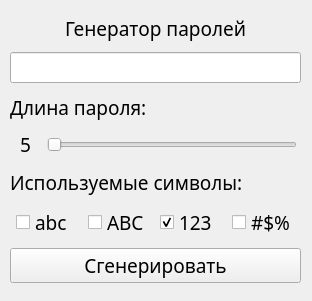
<?xml version="1.0" encoding="UTF-8"?>
<ui version="4.0">
 <class>MainClass</class>
 <widget class="QMainWindow" name="MainClass">
  <property name="geometry">
   <rect>
    <x>0</x>
    <y>0</y>
    <width>312</width>
    <height>301</height>
   </rect>
  </property>
  <property name="windowTitle">
   <string>Генератор паролей</string>
  </property>
  <property name="windowIcon">
   <iconset>
    <normaloff>internet_lock_locked_padlock_password_secure_security_icon_127100.ico</normaloff>internet_lock_locked_padlock_password_secure_security_icon_127100.ico</iconset>
  </property>
  <widget class="QWidget" name="centralwidget">
   <widget class="QWidget" name="gridLayoutWidget">
    <property name="geometry">
     <rect>
      <x>10</x>
      <y>10</y>
      <width>291</width>
      <height>281</height>
     </rect>
    </property>
    <layout class="QGridLayout" name="gridLayout">
     <item row="4" column="0">
      <widget class="QLabel" name="label_5">
       <property name="sizePolicy">
        <sizepolicy hsizetype="Maximum" vsizetype="Maximum">
         <horstretch>0</horstretch>
         <verstretch>0</verstretch>
        </sizepolicy>
       </property>
       <property name="maximumSize">
        <size>
         <width>250</width>
         <height>30</height>
        </size>
       </property>
       <property name="font">
        <font>
         <family>Century Gothic</family>
         <pointsize>14</pointsize>
        </font>
       </property>
       <property name="text">
        <string>Используемые символы:</string>
       </property>
      </widget>
     </item>
     <item row="2" column="0">
      <widget class="QLabel" name="label_3">
       <property name="sizePolicy">
        <sizepolicy hsizetype="Maximum" vsizetype="Maximum">
         <horstretch>0</horstretch>
         <verstretch>0</verstretch>
        </sizepolicy>
       </property>
       <property name="maximumSize">
        <size>
         <width>250</width>
         <height>30</height>
        </size>
       </property>
       <property name="font">
        <font>
         <family>Century Gothic</family>
         <pointsize>14</pointsize>
        </font>
       </property>
       <property name="text">
        <string>Длина пароля:</string>
       </property>
      </widget>
     </item>
     <item row="3" column="0">
      <layout class="QHBoxLayout" name="horizontalLayout">
       <item>
        <widget class="QLabel" name="labelForSlider">
         <property name="sizePolicy">
          <sizepolicy hsizetype="Maximum" vsizetype="Maximum">
           <horstretch>0</horstretch>
           <verstretch>0</verstretch>
          </sizepolicy>
         </property>
         <property name="maximumSize">
          <size>
           <width>25</width>
           <height>30</height>
          </size>
         </property>
         <property name="font">
          <font>
           <family>Century Gothic</family>
           <pointsize>14</pointsize>
          </font>
         </property>
         <property name="text">
          <string>5</string>
         </property>
         <property name="alignment">
          <set>Qt::AlignCenter</set>
         </property>
        </widget>
       </item>
       <item>
        <widget class="QSlider" name="slider">
         <property name="sizePolicy">
          <sizepolicy hsizetype="Maximum" vsizetype="Maximum">
           <horstretch>0</horstretch>
           <verstretch>0</verstretch>
          </sizepolicy>
         </property>
         <property name="maximumSize">
          <size>
           <width>250</width>
           <height>16777215</height>
          </size>
         </property>
         <property name="minimum">
          <number>5</number>
         </property>
         <property name="maximum">
          <number>25</number>
         </property>
         <property name="singleStep">
          <number>1</number>
         </property>
         <property name="pageStep">
          <number>1</number>
         </property>
         <property name="value">
          <number>5</number>
         </property>
         <property name="sliderPosition">
          <number>5</number>
         </property>
         <property name="tracking">
          <bool>true</bool>
         </property>
         <property name="orientation">
          <enum>Qt::Horizontal</enum>
         </property>
         <property name="invertedAppearance">
          <bool>false</bool>
         </property>
         <property name="invertedControls">
          <bool>false</bool>
         </property>
        </widget>
       </item>
      </layout>
     </item>
     <item row="1" column="0">
      <widget class="QLineEdit" name="lineEditPassword">
       <property name="font">
        <font>
         <family>Century Gothic</family>
         <pointsize>12</pointsize>
        </font>
       </property>
       <property name="alignment">
        <set>Qt::AlignCenter</set>
       </property>
       <property name="readOnly">
        <bool>true</bool>
       </property>
      </widget>
     </item>
     <item row="0" column="0">
      <widget class="QLabel" name="label_2">
       <property name="sizePolicy">
        <sizepolicy hsizetype="Maximum" vsizetype="Maximum">
         <horstretch>0</horstretch>
         <verstretch>0</verstretch>
        </sizepolicy>
       </property>
       <property name="maximumSize">
        <size>
         <width>500</width>
         <height>30</height>
        </size>
       </property>
       <property name="font">
        <font>
         <family>Century Gothic</family>
         <pointsize>14</pointsize>
        </font>
       </property>
       <property name="text">
        <string>Генератор паролей</string>
       </property>
       <property name="alignment">
        <set>Qt::AlignCenter</set>
       </property>
      </widget>
     </item>
     <item row="5" column="0">
      <layout class="QHBoxLayout" name="horizontalLayout_2">
       <item>
        <widget class="QCheckBox" name="cbLower">
         <property name="sizePolicy">
          <sizepolicy hsizetype="Fixed" vsizetype="Fixed">
           <horstretch>0</horstretch>
           <verstretch>0</verstretch>
          </sizepolicy>
         </property>
         <property name="maximumSize">
          <size>
           <width>60</width>
           <height>16777215</height>
          </size>
         </property>
         <property name="font">
          <font>
           <family>Century Gothic</family>
           <pointsize>14</pointsize>
          </font>
         </property>
         <property name="text">
          <string>abc</string>
         </property>
        </widget>
       </item>
       <item>
        <widget class="QCheckBox" name="cbUpper">
         <property name="sizePolicy">
          <sizepolicy hsizetype="Fixed" vsizetype="Fixed">
           <horstretch>0</horstretch>
           <verstretch>0</verstretch>
          </sizepolicy>
         </property>
         <property name="maximumSize">
          <size>
           <width>60</width>
           <height>16777215</height>
          </size>
         </property>
         <property name="font">
          <font>
           <family>Century Gothic</family>
           <pointsize>14</pointsize>
          </font>
         </property>
         <property name="text">
          <string>ABC</string>
         </property>
        </widget>
       </item>
       <item>
        <widget class="QCheckBox" name="cbDigit">
         <property name="sizePolicy">
          <sizepolicy hsizetype="Fixed" vsizetype="Fixed">
           <horstretch>0</horstretch>
           <verstretch>0</verstretch>
          </sizepolicy>
         </property>
         <property name="maximumSize">
          <size>
           <width>60</width>
           <height>16777215</height>
          </size>
         </property>
         <property name="font">
          <font>
           <family>Century Gothic</family>
           <pointsize>14</pointsize>
          </font>
         </property>
         <property name="text">
          <string>123</string>
         </property>
         <property name="checked">
          <bool>true</bool>
         </property>
        </widget>
       </item>
       <item>
        <widget class="QCheckBox" name="cbAlpha">
         <property name="sizePolicy">
          <sizepolicy hsizetype="Fixed" vsizetype="Fixed">
           <horstretch>0</horstretch>
           <verstretch>0</verstretch>
          </sizepolicy>
         </property>
         <property name="maximumSize">
          <size>
           <width>60</width>
           <height>16777215</height>
          </size>
         </property>
         <property name="font">
          <font>
           <family>Century Gothic</family>
           <pointsize>14</pointsize>
          </font>
         </property>
         <property name="text">
          <string>#$%</string>
         </property>
        </widget>
       </item>
      </layout>
     </item>
     <item row="6" column="0">
      <layout class="QHBoxLayout" name="horizontalLayout_3">
       <item>
        <widget class="QPushButton" name="bttnGenerate">
         <property name="font">
          <font>
           <family>Century Gothic</family>
           <pointsize>14</pointsize>
          </font>
         </property>
         <property name="text">
          <string>Сгенерировать</string>
         </property>
        </widget>
       </item>
      </layout>
     </item>
    </layout>
   </widget>
  </widget>
  <action name="menuLight">
   <property name="checkable">
    <bool>false</bool>
   </property>
   <property name="checked">
    <bool>false</bool>
   </property>
   <property name="text">
    <string>Светлая тема</string>
   </property>
   <property name="shortcutContext">
    <enum>Qt::WindowShortcut</enum>
   </property>
  </action>
  <action name="menuDark">
   <property name="checkable">
    <bool>false</bool>
   </property>
   <property name="checked">
    <bool>false</bool>
   </property>
   <property name="text">
    <string>Темная тема</string>
   </property>
  </action>
 </widget>
 <resources/>
 <connections/>
</ui>
